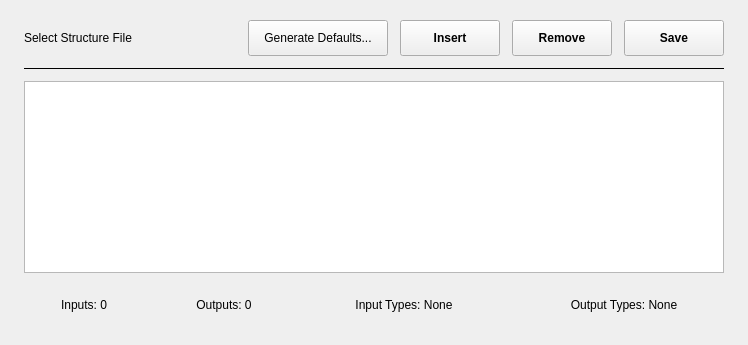
         <widget class="QWidget" name="page_import">
          <layout class="QVBoxLayout" name="importPageLayout">
           <property name="spacing">
            <number>12</number>
           </property>
           <property name="leftMargin">
            <number>24</number>
           </property>
           <property name="topMargin">
            <number>20</number>
           </property>
           <property name="rightMargin">
            <number>24</number>
           </property>
           <property name="bottomMargin">
            <number>20</number>
           </property>
           <item>
            <widget class="QWidget" name="importHeaderWidget" native="true">
             <layout class="QHBoxLayout" name="importHeaderLayout">
              <property name="spacing">
               <number>12</number>
              </property>
              <property name="leftMargin">
               <number>0</number>
              </property>
              <property name="topMargin">
               <number>0</number>
              </property>
              <property name="rightMargin">
               <number>0</number>
              </property>
              <property name="bottomMargin">
               <number>0</number>
              </property>
              <item>
               <widget class="QLabel" name="importPageTitle">
                <property name="text">
                 <string>Select Structure File</string>
                </property>
                <property name="alignment">
                 <set>Qt::AlignLeading|Qt::AlignLeft|Qt::AlignVCenter</set>
                </property>
               </widget>
              </item>
              <item>
               <spacer name="importHeaderSpacer">
                <property name="orientation">
                 <enum>Qt::Horizontal</enum>
                </property>
                <property name="sizeHint" stdset="0">
                 <size>
                  <width>40</width>
                  <height>20</height>
                 </size>
                </property>
               </spacer>
              </item>
              <item>
               <widget class="QPushButton" name="btn_generate_configs">
                <property name="minimumSize">
                 <size>
                  <width>140</width>
                  <height>36</height>
                 </size>
                </property>
                <property name="text">
                 <string>Generate Defaults...</string>
                </property>
               </widget>
              </item>
              <item>
               <widget class="QPushButton" name="btn_insert_config">
                <property name="minimumSize">
                 <size>
                  <width>100</width>
                  <height>36</height>
                 </size>
                </property>
                <property name="font">
                 <font>
                  <weight>75</weight>
                  <bold>true</bold>
                 </font>
                </property>
                <property name="text">
                 <string>Insert</string>
                </property>
               </widget>
              </item>
              <item>
               <widget class="QPushButton" name="btn_remove_config">
                <property name="minimumSize">
                 <size>
                  <width>100</width>
                  <height>36</height>
                 </size>
                </property>
                <property name="font">
                 <font>
                  <weight>75</weight>
                  <bold>true</bold>
                 </font>
                </property>
                <property name="text">
                 <string>Remove</string>
                </property>
               </widget>
              </item>
              <item>
               <widget class="QPushButton" name="btn_save_config">
                <property name="minimumSize">
                 <size>
                  <width>100</width>
                  <height>36</height>
                 </size>
                </property>
                <property name="font">
                 <font>
                  <weight>75</weight>
                  <bold>true</bold>
                 </font>
                </property>
                <property name="text">
                 <string>Save</string>
                </property>
               </widget>
              </item>
             </layout>
            </widget>
           </item>
           <item>
            <widget class="QFrame" name="importSeparator">
             <property name="maximumSize">
              <size>
               <width>16777215</width>
               <height>1</height>
              </size>
             </property>
             <property name="frameShape">
              <enum>QFrame::HLine</enum>
             </property>
             <property name="frameShadow">
              <enum>QFrame::Plain</enum>
             </property>
            </widget>
           </item>
           <item>
            <widget class="QTextEdit" name="txt_config_display">
             <property name="sizePolicy">
              <sizepolicy hsizetype="Expanding" vsizetype="Expanding">
               <horstretch>0</horstretch>
               <verstretch>0</verstretch>
              </sizepolicy>
             </property>
            </widget>
           </item>
           <item>
            <widget class="QWidget" name="metricsWidget" native="true">
             <property name="minimumSize">
              <size>
               <width>0</width>
               <height>40</height>
              </size>
             </property>
             <layout class="QHBoxLayout" name="metricsLayout">
              <property name="spacing">
               <number>20</number>
              </property>
              <property name="leftMargin">
               <number>0</number>
              </property>
              <property name="topMargin">
               <number>0</number>
              </property>
              <property name="rightMargin">
               <number>0</number>
              </property>
              <property name="bottomMargin">
               <number>0</number>
              </property>
              <item>
               <widget class="QLabel" name="inputsCountLabel">
                <property name="minimumSize">
                 <size>
                  <width>120</width>
                  <height>0</height>
                 </size>
                </property>
                <property name="text">
                 <string>Inputs: 0</string>
                </property>
                <property name="alignment">
                 <set>Qt::AlignCenter</set>
                </property>
               </widget>
              </item>
              <item>
               <widget class="QLabel" name="outputsCountLabel">
                <property name="minimumSize">
                 <size>
                  <width>120</width>
                  <height>0</height>
                 </size>
                </property>
                <property name="text">
                 <string>Outputs: 0</string>
                </property>
                <property name="alignment">
                 <set>Qt::AlignCenter</set>
                </property>
               </widget>
              </item>
              <item>
               <widget class="QLabel" name="inputTypesLabel">
                <property name="minimumSize">
                 <size>
                  <width>200</width>
                  <height>0</height>
                 </size>
                </property>
                <property name="text">
                 <string>Input Types: None</string>
                </property>
                <property name="alignment">
                 <set>Qt::AlignCenter</set>
                </property>
               </widget>
              </item>
              <item>
               <widget class="QLabel" name="outputTypesLabel">
                <property name="minimumSize">
                 <size>
                  <width>200</width>
                  <height>0</height>
                 </size>
                </property>
                <property name="text">
                 <string>Output Types: None</string>
                </property>
                <property name="alignment">
                 <set>Qt::AlignCenter</set>
                </property>
               </widget>
              </item>
             </layout>
            </widget>
           </item>
          </layout>
         </widget>
